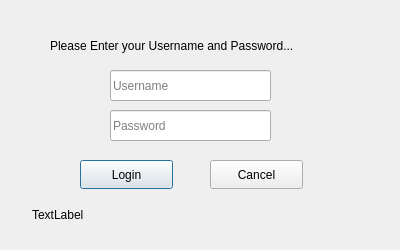
<?xml version="1.0" encoding="UTF-8"?>
<ui version="4.0">
 <class>LoginDialog</class>
 <widget class="QDialog" name="LoginDialog">
  <property name="geometry">
   <rect>
    <x>0</x>
    <y>0</y>
    <width>400</width>
    <height>250</height>
   </rect>
  </property>
  <property name="windowTitle">
   <string>Login</string>
  </property>
  <widget class="QLineEdit" name="usernameLineEdit">
   <property name="geometry">
    <rect>
     <x>110</x>
     <y>70</y>
     <width>161</width>
     <height>31</height>
    </rect>
   </property>
   <property name="placeholderText">
    <string>Username</string>
   </property>
  </widget>
  <widget class="QLineEdit" name="passwordLineEdit">
   <property name="geometry">
    <rect>
     <x>110</x>
     <y>110</y>
     <width>161</width>
     <height>31</height>
    </rect>
   </property>
   <property name="echoMode">
    <enum>QLineEdit::EchoMode::Password</enum>
   </property>
   <property name="placeholderText">
    <string>Password</string>
   </property>
  </widget>
  <widget class="QPushButton" name="loginButton">
   <property name="geometry">
    <rect>
     <x>80</x>
     <y>160</y>
     <width>93</width>
     <height>29</height>
    </rect>
   </property>
   <property name="text">
    <string>Login</string>
   </property>
  </widget>
  <widget class="QPushButton" name="cancelButton">
   <property name="geometry">
    <rect>
     <x>210</x>
     <y>160</y>
     <width>93</width>
     <height>29</height>
    </rect>
   </property>
   <property name="text">
    <string>Cancel</string>
   </property>
  </widget>
  <widget class="QLabel" name="instructionLabel">
   <property name="geometry">
    <rect>
     <x>50</x>
     <y>30</y>
     <width>291</width>
     <height>31</height>
    </rect>
   </property>
   <property name="text">
    <string>Please Enter your Username and Password...</string>
   </property>
  </widget>
  <widget class="QLabel" name="messageLabel">
   <property name="geometry">
    <rect>
     <x>32</x>
     <y>199</y>
     <width>331</width>
     <height>31</height>
    </rect>
   </property>
   <property name="text">
    <string>TextLabel</string>
   </property>
  </widget>
 </widget>
 <resources/>
 <connections/>
</ui>
